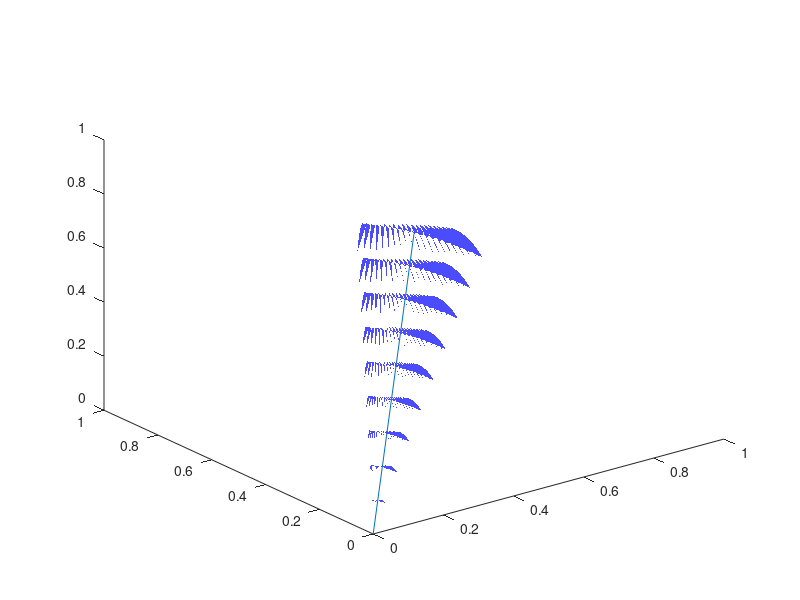

Write the MATLAB code that produced this figure.
clear;
clc;

yaw1 = 45;
d = 10;
dd = 1;
yaw2 = yaw1-d:dd:yaw1+d;
yaw2 = yaw2;
pitch1 = yaw1;
pitch2 = pitch1-d:dd:pitch1+d;
pitch2 = pitch2';
ux = cosd(pitch2)*cosd(yaw2);
uy = cosd(pitch2)*sind(yaw2);
uz = sind(pitch2)*ones(size(yaw2));
vx = cosd(pitch1)*cosd(yaw1)
vy = cosd(pitch1)*sind(yaw1)
vz = sind(pitch1)
UX = ux(:);
UY = uy(:);
UZ = uz(:);

c = acosd(cosd(pitch1)*cosd(pitch2)*cosd(yaw1-yaw2)+sind(pitch1)*sind(pitch2)*ones(size(yaw2)));
c = 2*c./max(max(c));
c = 1-c;
C = c(:);

for i=1:numel(UX)
    x(i,:) = linspace(0,UX(i),10);
    y(i,:) = linspace(0,UY(i),10);
    z(i,:) = linspace(0,UZ(i),10);
    cc(i,:) = ones(1,10)*C(i);
end


plot3([0 vx], [0 vy], [0 vz]);
hold on
% surf(ux,uy,uz,'FaceAlpha','flat','AlphaDataMapping','none','AlphaData',c)
fill3(x,y,z,C);
shading interp;
colormap([0.3 0.3 1]);
% mesh(pitch2-pitch1,yaw2-yaw1,c)
% xlabel('Pitch Disparity (Degrees)')
% ylabel('Yaw Disparity (Degrees)')
% zlabel('Total Disparity (Degrees)')
axis([0 1 0 1 0 1])